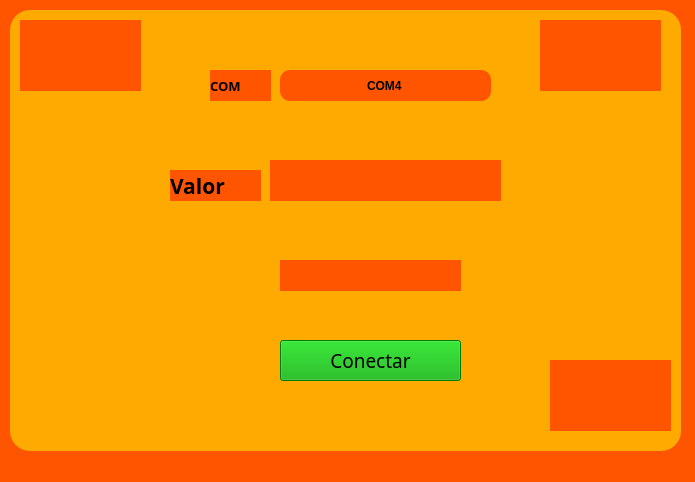
<?xml version="1.0" encoding="UTF-8"?>
<ui version="4.0">
 <class>MainWindow</class>
 <widget class="QMainWindow" name="MainWindow">
  <property name="geometry">
   <rect>
    <x>0</x>
    <y>0</y>
    <width>695</width>
    <height>482</height>
   </rect>
  </property>
  <property name="windowTitle">
   <string>MainWindow</string>
  </property>
  <property name="styleSheet">
   <string notr="true">background-color: rgb(255, 85, 0);</string>
  </property>
  <widget class="QWidget" name="centralwidget">
   <widget class="QLabel" name="label">
    <property name="geometry">
     <rect>
      <x>20</x>
      <y>20</y>
      <width>121</width>
      <height>71</height>
     </rect>
    </property>
    <property name="styleSheet">
     <string notr="true"/>
    </property>
    <property name="text">
     <string/>
    </property>
    <property name="pixmap">
     <pixmap resource="../../recursos.qrc">:/Logos/Imagenes/logo uat.jpg</pixmap>
    </property>
    <property name="scaledContents">
     <bool>true</bool>
    </property>
   </widget>
   <widget class="QLabel" name="label_4">
    <property name="geometry">
     <rect>
      <x>540</x>
      <y>20</y>
      <width>121</width>
      <height>71</height>
     </rect>
    </property>
    <property name="styleSheet">
     <string notr="true"/>
    </property>
    <property name="text">
     <string/>
    </property>
    <property name="pixmap">
     <pixmap resource="../../recursos.qrc">:/Logos/Imagenes/logo fians.jpg</pixmap>
    </property>
    <property name="scaledContents">
     <bool>true</bool>
    </property>
   </widget>
   <widget class="QLabel" name="label_5">
    <property name="geometry">
     <rect>
      <x>550</x>
      <y>360</y>
      <width>121</width>
      <height>71</height>
     </rect>
    </property>
    <property name="text">
     <string/>
    </property>
    <property name="pixmap">
     <pixmap resource="../../recursos.qrc">:/Logos/Imagenes/equipo.jpeg</pixmap>
    </property>
    <property name="scaledContents">
     <bool>true</bool>
    </property>
   </widget>
   <widget class="QLineEdit" name="txt_com">
    <property name="geometry">
     <rect>
      <x>280</x>
      <y>70</y>
      <width>211</width>
      <height>31</height>
     </rect>
    </property>
    <property name="font">
     <font>
      <weight>75</weight>
      <bold>true</bold>
     </font>
    </property>
    <property name="styleSheet">
     <string notr="true">border-radius: 10px;</string>
    </property>
    <property name="text">
     <string>COM4</string>
    </property>
    <property name="alignment">
     <set>Qt::AlignCenter</set>
    </property>
   </widget>
   <widget class="QLabel" name="label_2">
    <property name="geometry">
     <rect>
      <x>210</x>
      <y>70</y>
      <width>61</width>
      <height>31</height>
     </rect>
    </property>
    <property name="font">
     <font>
      <family>Rockwell</family>
      <pointsize>10</pointsize>
      <weight>75</weight>
      <bold>true</bold>
     </font>
    </property>
    <property name="text">
     <string>COM</string>
    </property>
   </widget>
   <widget class="QPushButton" name="btn_accion">
    <property name="geometry">
     <rect>
      <x>280</x>
      <y>340</y>
      <width>181</width>
      <height>41</height>
     </rect>
    </property>
    <property name="font">
     <font>
      <family>Harrington</family>
      <pointsize>14</pointsize>
      <weight>50</weight>
      <bold>false</bold>
     </font>
    </property>
    <property name="styleSheet">
     <string notr="true">background-color: rgb(0, 170, 0);</string>
    </property>
    <property name="text">
     <string>Conectar</string>
    </property>
   </widget>
   <widget class="QLabel" name="txt_estado">
    <property name="geometry">
     <rect>
      <x>280</x>
      <y>260</y>
      <width>181</width>
      <height>31</height>
     </rect>
    </property>
    <property name="font">
     <font>
      <family>Rockwell</family>
      <pointsize>16</pointsize>
      <weight>50</weight>
      <bold>false</bold>
     </font>
    </property>
    <property name="text">
     <string/>
    </property>
   </widget>
   <widget class="QLabel" name="label_6">
    <property name="geometry">
     <rect>
      <x>170</x>
      <y>170</y>
      <width>91</width>
      <height>31</height>
     </rect>
    </property>
    <property name="font">
     <font>
      <family>Rockwell</family>
      <pointsize>16</pointsize>
      <weight>75</weight>
      <bold>true</bold>
     </font>
    </property>
    <property name="text">
     <string>Valor</string>
    </property>
   </widget>
   <widget class="QLabel" name="label_7">
    <property name="geometry">
     <rect>
      <x>270</x>
      <y>160</y>
      <width>231</width>
      <height>41</height>
     </rect>
    </property>
    <property name="text">
     <string/>
    </property>
   </widget>
   <widget class="QLabel" name="label_8">
    <property name="geometry">
     <rect>
      <x>10</x>
      <y>10</y>
      <width>671</width>
      <height>441</height>
     </rect>
    </property>
    <property name="styleSheet">
     <string notr="true">background-color: rgb(255, 170, 0);
border-radius: 20px;</string>
    </property>
    <property name="text">
     <string/>
    </property>
   </widget>
   <zorder>label_8</zorder>
   <zorder>label</zorder>
   <zorder>label_4</zorder>
   <zorder>label_5</zorder>
   <zorder>label_7</zorder>
   <zorder>label_2</zorder>
   <zorder>txt_estado</zorder>
   <zorder>txt_com</zorder>
   <zorder>btn_accion</zorder>
   <zorder>label_6</zorder>
  </widget>
  <widget class="QMenuBar" name="menubar">
   <property name="geometry">
    <rect>
     <x>0</x>
     <y>0</y>
     <width>695</width>
     <height>18</height>
    </rect>
   </property>
  </widget>
  <widget class="QStatusBar" name="statusbar"/>
 </widget>
 <resources>
  <include location="../../recursos.qrc"/>
 </resources>
 <connections/>
</ui>
